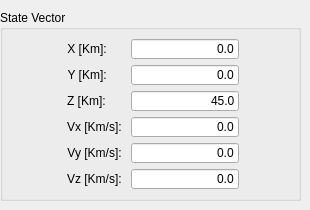
      <widget class="QWidget" name="stateVectorPage">
       <widget class="QGroupBox" name="groupBox_2">
        <property name="geometry">
         <rect>
          <x>0</x>
          <y>10</y>
          <width>301</width>
          <height>191</height>
         </rect>
        </property>
        <property name="title">
         <string>State Vector</string>
        </property>
        <property name="flat">
         <bool>true</bool>
        </property>
        <layout class="QGridLayout" name="gridLayout_3">
         <item row="0" column="0">
          <layout class="QFormLayout" name="formLayout_2">
           <property name="fieldGrowthPolicy">
            <enum>QFormLayout::FieldsStayAtSizeHint</enum>
           </property>
           <property name="formAlignment">
            <set>Qt::AlignCenter</set>
           </property>
           <item row="0" column="0">
            <widget class="QLabel" name="a">
             <property name="text">
              <string>X [Km]: </string>
             </property>
             <property name="alignment">
              <set>Qt::AlignRight|Qt::AlignTrailing|Qt::AlignVCenter</set>
             </property>
            </widget>
           </item>
           <item row="0" column="1">
            <widget class="QLineEdit" name="positionXEdit">
             <property name="text">
              <string>0.0</string>
             </property>
             <property name="alignment">
              <set>Qt::AlignRight|Qt::AlignTrailing|Qt::AlignVCenter</set>
             </property>
            </widget>
           </item>
           <item row="1" column="0">
            <widget class="QLabel" name="e">
             <property name="text">
              <string>Y [Km]: </string>
             </property>
             <property name="alignment">
              <set>Qt::AlignRight|Qt::AlignTrailing|Qt::AlignVCenter</set>
             </property>
            </widget>
           </item>
           <item row="1" column="1">
            <widget class="QLineEdit" name="positionYEdit">
             <property name="text">
              <string>0.0</string>
             </property>
             <property name="alignment">
              <set>Qt::AlignRight|Qt::AlignTrailing|Qt::AlignVCenter</set>
             </property>
            </widget>
           </item>
           <item row="2" column="0">
            <widget class="QLabel" name="i">
             <property name="text">
              <string>Z [Km]: </string>
             </property>
             <property name="alignment">
              <set>Qt::AlignRight|Qt::AlignTrailing|Qt::AlignVCenter</set>
             </property>
            </widget>
           </item>
           <item row="2" column="1">
            <widget class="QLineEdit" name="positionZEdit">
             <property name="text">
              <string>45.0</string>
             </property>
             <property name="alignment">
              <set>Qt::AlignRight|Qt::AlignTrailing|Qt::AlignVCenter</set>
             </property>
            </widget>
           </item>
           <item row="3" column="0">
            <widget class="QLabel" name="raan">
             <property name="text">
              <string>Vx [Km/s]: </string>
             </property>
             <property name="alignment">
              <set>Qt::AlignRight|Qt::AlignTrailing|Qt::AlignVCenter</set>
             </property>
            </widget>
           </item>
           <item row="3" column="1">
            <widget class="QLineEdit" name="velocityXEdit">
             <property name="text">
              <string>0.0</string>
             </property>
             <property name="alignment">
              <set>Qt::AlignRight|Qt::AlignTrailing|Qt::AlignVCenter</set>
             </property>
            </widget>
           </item>
           <item row="4" column="0">
            <widget class="QLabel" name="omega">
             <property name="text">
              <string>Vy [Km/s]: </string>
             </property>
             <property name="alignment">
              <set>Qt::AlignRight|Qt::AlignTrailing|Qt::AlignVCenter</set>
             </property>
            </widget>
           </item>
           <item row="4" column="1">
            <widget class="QLineEdit" name="velocityYEdit">
             <property name="text">
              <string>0.0</string>
             </property>
             <property name="alignment">
              <set>Qt::AlignRight|Qt::AlignTrailing|Qt::AlignVCenter</set>
             </property>
            </widget>
           </item>
           <item row="5" column="0">
            <widget class="QLabel" name="nu">
             <property name="text">
              <string>Vz [Km/s]: </string>
             </property>
             <property name="alignment">
              <set>Qt::AlignRight|Qt::AlignTrailing|Qt::AlignVCenter</set>
             </property>
            </widget>
           </item>
           <item row="5" column="1">
            <widget class="QLineEdit" name="velocityZEdit">
             <property name="text">
              <string>0.0</string>
             </property>
             <property name="alignment">
              <set>Qt::AlignRight|Qt::AlignTrailing|Qt::AlignVCenter</set>
             </property>
            </widget>
           </item>
          </layout>
         </item>
        </layout>
       </widget>
      </widget>
